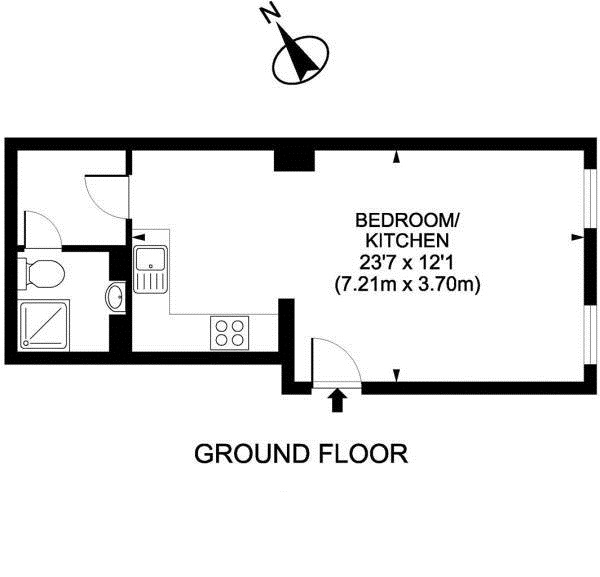
#> input picture dataset/newyork/test/44777104.jpg, 600 x 577 px
$ python preprocess.py dataset/newyork/test/44777104.jpg
#> lines starting #> are read from the running program, lines starting #| are printed output that depends on the picture; after the words box and inside, x2 and y2 are one past the last pixel; in counts of white or black regions, pixels touching at a corner belong together
import cv2
import numpy as np


def order_points(pts: np.ndarray) -> np.ndarray:
    """Return points ordered as top-left, top-right, bottom-right, bottom-left."""
    rect = np.zeros((4, 2), dtype="float32")
    s = pts.sum(axis=1)
    rect[0] = pts[np.argmin(s)]
    rect[2] = pts[np.argmax(s)]
    diff = np.diff(pts, axis=1)
    rect[1] = pts[np.argmin(diff)]
    rect[3] = pts[np.argmax(diff)]
    return rect


def four_point_transform(image: np.ndarray, pts: np.ndarray) -> np.ndarray:
    rect = order_points(pts)
    (tl, tr, br, bl) = rect
    widthA = np.linalg.norm(br - bl)
    widthB = np.linalg.norm(tr - tl)
    maxWidth = int(max(widthA, widthB))
    heightA = np.linalg.norm(tr - br)
    heightB = np.linalg.norm(tl - bl)
    maxHeight = int(max(heightA, heightB))
    dst = np.array(
        [[0, 0], [maxWidth - 1, 0], [maxWidth - 1, maxHeight - 1], [0, maxHeight - 1]],
        dtype="float32",
    )
    # Use RANSAC to obtain a robust homography in case corners are noisy.
    M, _ = cv2.findHomography(rect, dst, method=cv2.RANSAC)
    warped = cv2.warpPerspective(image, M, (maxWidth, maxHeight))
    return warped


def detect_document_corners(image: np.ndarray) -> np.ndarray | None:
    gray = cv2.cvtColor(image, cv2.COLOR_BGR2GRAY)
    gray = cv2.GaussianBlur(gray, (5, 5), 0)
    edged = cv2.Canny(gray, 75, 200)
    cnts, _ = cv2.findContours(edged, cv2.RETR_EXTERNAL, cv2.CHAIN_APPROX_SIMPLE)
    if not cnts:
        return None
    cnts = sorted(cnts, key=cv2.contourArea, reverse=True)
    for c in cnts:
        peri = cv2.arcLength(c, True)
        approx = cv2.approxPolyDP(c, 0.02 * peri, True)
        if len(approx) == 4:
            return approx.reshape(4, 2)
    return None


def detect_corners_hough(image: np.ndarray) -> np.ndarray | None:
    gray = cv2.cvtColor(image, cv2.COLOR_BGR2GRAY)
    edges = cv2.Canny(gray, 50, 150, apertureSize=3)
    lines = cv2.HoughLinesP(edges, 1, np.pi / 180, 100, minLineLength=100, maxLineGap=10)
    if lines is None:
        return None
    points = []
    for line in lines:
        x1, y1, x2, y2 = line[0]
        points.extend([(x1, y1), (x2, y2)])
    points = np.array(points, dtype=np.float32)
    if len(points) < 4:
        return None
    # Use k-means to cluster endpoints into four groups representing corners.
    criteria = (cv2.TERM_CRITERIA_EPS + cv2.TERM_CRITERIA_MAX_ITER, 100, 0.2)
    _, labels, centers = cv2.kmeans(points, 4, None, criteria, 10, cv2.KMEANS_PP_CENTERS)
    centers = centers.astype(np.float32)
    return order_points(centers)


def perspective_correction(image: np.ndarray) -> np.ndarray:
    corners = detect_document_corners(image)
    if corners is None:
        corners = detect_corners_hough(image)
    if corners is None:
        return image
    return four_point_transform(image, corners)


def denoise_and_enhance(image: np.ndarray) -> np.ndarray:
    gray = cv2.cvtColor(image, cv2.COLOR_BGR2GRAY)
    bilateral = cv2.bilateralFilter(gray, d=9, sigmaColor=75, sigmaSpace=75)
    clahe = cv2.createCLAHE(clipLimit=2.0, tileGridSize=(8, 8))
    enhanced = clahe.apply(bilateral)
    thresh = cv2.adaptiveThreshold(
        enhanced, 255, cv2.ADAPTIVE_THRESH_GAUSSIAN_C, cv2.THRESH_BINARY, 35, 5
    )
    kernel = np.ones((3, 3), np.uint8)
    opened = cv2.morphologyEx(thresh, cv2.MORPH_OPEN, kernel, iterations=1)
    closed = cv2.morphologyEx(opened, cv2.MORPH_CLOSE, kernel, iterations=1)
    return closed


def remove_furniture(binary: np.ndarray) -> np.ndarray:
    inv = 255 - binary
    kernel = cv2.getStructuringElement(cv2.MORPH_RECT, (3, 3))
    cleaned = cv2.morphologyEx(inv, cv2.MORPH_OPEN, kernel, iterations=1)
    num_labels, labels, stats, _ = cv2.connectedComponentsWithStats(cleaned, connectivity=8)
    for i in range(1, num_labels):
        area = stats[i, cv2.CC_STAT_AREA]
        w = stats[i, cv2.CC_STAT_WIDTH]
        h = stats[i, cv2.CC_STAT_HEIGHT]
        aspect = w / float(h)
        if 100 < area < 1000 and 0.3 < aspect < 3.0:
            x, y, width, height, _ = stats[i]
            cv2.rectangle(inv, (x, y), (x + width, y + height), 0, -1)
    result = 255 - inv
    result = cv2.morphologyEx(result, cv2.MORPH_CLOSE, kernel, iterations=1)
    return result


def preprocess_floorplan(image_path: str, output_path: str | None = None) -> np.ndarray:
#> called with image_path = 'dataset/newyork/test/44777104.jpg'
    image = cv2.imread(image_path)
#> image is the input picture: shape (577, 600, 3); min 0, max 255, mean 232.2
    if image is None:
        raise ValueError(f"Could not read image at {image_path}")
    corrected = perspective_correction(image)
#> in detect_document_corners, `gray = cv2.GaussianBlur(gray, (5, 5), 0)`:
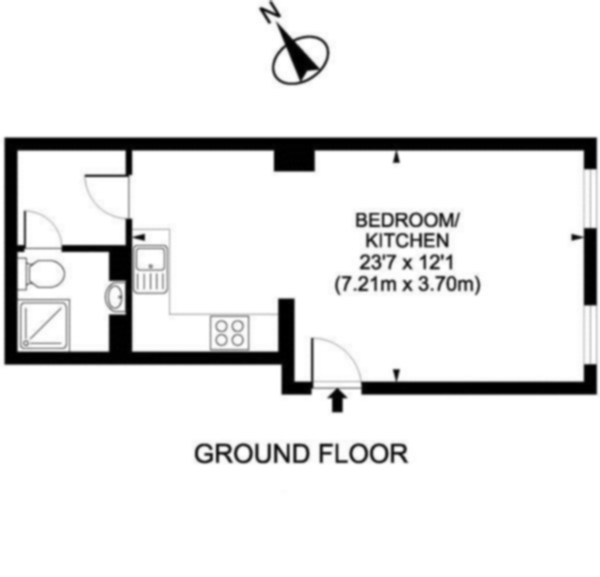
#> gray: shape (577, 600); min 0, max 255, mean 232.2
#> in detect_document_corners, `edged = cv2.Canny(gray, 75, 200)`:
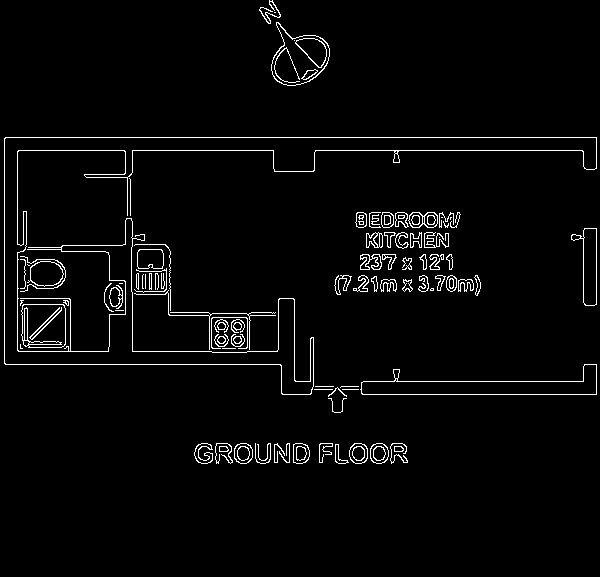
#> edged: shape (577, 600); 3% white in thin lines or dots, all inside (x1, y1, x2, y2) = (4, 0, 597, 464)
#> in detect_document_corners, `cnts, _ = cv2.findContours(edged, cv2.RETR_EXTERNAL, cv2.CHAIN_APPROX_..`: cnts = 94 contours, 46 with area under 20; largest, box (x1, y1, x2, y2) and area: (4, 137, 597, 395) 19623, (360, 364, 597, 395) 3326, (271, 22, 330, 86) 2316, (21, 304, 66, 348) 1828, (571, 228, 597, 306) 1036
#> the loop in detect_document_corners, `for c in cnts:` made 4 passes
#> peri on passes 1 to 3: 3660.4, 556.4, 217.7
#> (peri, approx) on pass 4: (171.5, [[23, 304], [23, 344], [63, 346], [64, 305]])
#> in perspective_correction, `corners = detect_document_corners(image)`: corners = [[23, 304], [23, 344], [63, 346], [64, 305]]
#> in order_points, `s = pts.sum(axis=1)`: s = [327, 367, 409, 369]
#> in order_points, `diff = np.diff(pts, axis=1)`: diff = [281, 321, 283, 241]
#> in four_point_transform, `rect = order_points(pts)`: rect = [[23, 304], [64, 305], [63, 346], [23, 344]]
#> in four_point_transform, `(tl, tr, br, bl) = rect`: tl = [23, 304]; tr = [64, 305]; br = [63, 346]; bl = [23, 344]
#> in four_point_transform, `widthA = np.linalg.norm(br - bl)`: widthA = 40.05
#> in four_point_transform, `widthB = np.linalg.norm(tr - tl)`: widthB = 41.01
#> in four_point_transform, `maxWidth = int(max(widthA, widthB))`: maxWidth = 41
#> in four_point_transform, `heightA = np.linalg.norm(tr - br)`: heightA = 41.01
#> in four_point_transform, `heightB = np.linalg.norm(tl - bl)`: heightB = 40
#> in four_point_transform, `maxHeight = int(max(heightA, heightB))`: maxHeight = 41
#> in four_point_transform, `dst = np.array( [[0, 0], [maxWidth - 1, 0], [maxWidth - 1, maxHeight -..`: dst = [[0, 0], [40, 0], [40, 40], [0, 40]]
#> in four_point_transform, `M, _ = cv2.findHomography(rect, dst, method=cv2.RANSAC)`: M = [[0.859, -1.83e-17, -19.76], [-0.0204, 0.837, -254.1], [0.000562, -0.00051, 1]]
#> in four_point_transform, `warped = cv2.warpPerspective(image, M, (maxWidth, maxHeight))`:
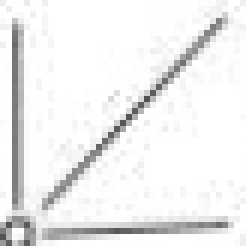
#> warped: shape (41, 41, 3) (shown 6 times larger); min 80, max 255, mean 238.6
    enhanced = denoise_and_enhance(corrected)
#> in denoise_and_enhance, `enhanced = clahe.apply(bilateral)`:
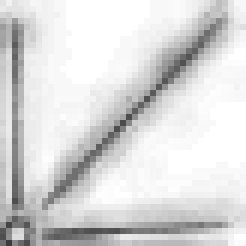
#> enhanced: shape (41, 41) (shown 6 times larger); min 60, max 255, mean 217
#> in denoise_and_enhance, `thresh = cv2.adaptiveThreshold( enhanced, 255, cv2.ADAPTIVE_THRESH_GAU..`: thresh: shape (41, 41); 72.9% white; 8 black regions (5 under 20 px), largest, box (x1, y1, x2, y2) and area: (7, 0, 39, 35) 231, (7, 33, 41, 41) 107, (0, 2, 6, 41) 103
#> in denoise_and_enhance, `opened = cv2.morphologyEx(thresh, cv2.MORPH_OPEN, kernel, iterations=1)`: opened: shape (41, 41); 70.1% white; 2 black regions, box (x1, y1, x2, y2) and area: (0, 2, 41, 41) 266, (7, 0, 41, 35) 237
#> in denoise_and_enhance, `closed = cv2.morphologyEx(opened, cv2.MORPH_CLOSE, kernel, iterations=1)`: closed: shape (41, 41); 74.2% white; 4 black regions, box (x1, y1, x2, y2) and area: (9, 0, 38, 32) 226, (24, 33, 41, 41) 97, (0, 36, 18, 41) 64, (0, 2, 6, 12) 46
    without_furniture = remove_furniture(enhanced)
#> in remove_furniture, `num_labels, labels, stats, _ = cv2.connectedComponentsWithStats(cleane..`:
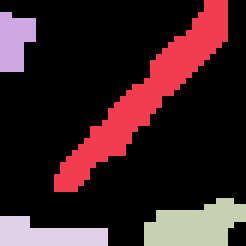
#> labels: shape (41, 41) int32 (shown 6 times larger); 5 distinct labels, from 0 to 4; one colour per label, 0 black
#> in remove_furniture, `num_labels, labels, stats, _ = cv2.connectedComponentsWithStats(cleane..`: num_labels = 5; stats = [[0, 0, 41, 41, 1248], [9, 0, 29, 32, 226], [0, 2, 6, 10, 46], [24, 33, 17, 8, 97], [0, 36, 18, 5, 64]]
#> the loop in remove_furniture, `for i in range(1, num_labels):` made 4 passes
#> (area, w, h, aspect, x, y, width, height) on pass 1: (226, 29, 32, 0.906, 9, 0, 29, 32)
#> (area, w, h, aspect) on passes 2 to 4: (46, 6, 10, 0.6), (97, 17, 8, 2.12), (64, 18, 5, 3.6)
#> after the loop in remove_furniture, `for i in range(1, num_labels):`:
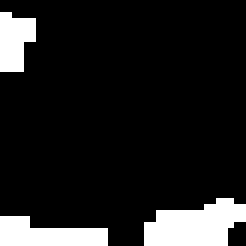
#> inv: shape (41, 41) (shown 6 times larger); 12.3% white; 3 white regions, box (x1, y1, x2, y2) and area: (24, 33, 41, 41) 97, (0, 36, 18, 41) 64, (0, 2, 6, 12) 46
    final = denoise_and_enhance(cv2.cvtColor(without_furniture, cv2.COLOR_GRAY2BGR))
#> in denoise_and_enhance (call 2), `bilateral = cv2.bilateralFilter(gray, d=9, sigmaColor=75, sigmaSpace=75)`:
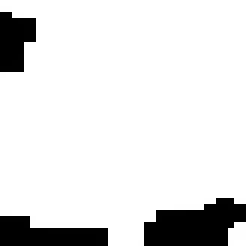
#> bilateral: shape (41, 41) (shown 6 times larger); min 0, max 255, mean 223.6
    if output_path is not None:
        cv2.imwrite(output_path, final)
    return final


if __name__ == "__main__":
    import argparse

    parser = argparse.ArgumentParser(description="Preprocess floorplan image")
    parser.add_argument("input", help="Path to input floorplan image")
    parser.add_argument("-o", "--output", help="Path to save preprocessed image")
    args = parser.parse_args()
    preprocess_floorplan(args.input, args.output)

$ run again, on dataset/newyork/test/45740533.jpg
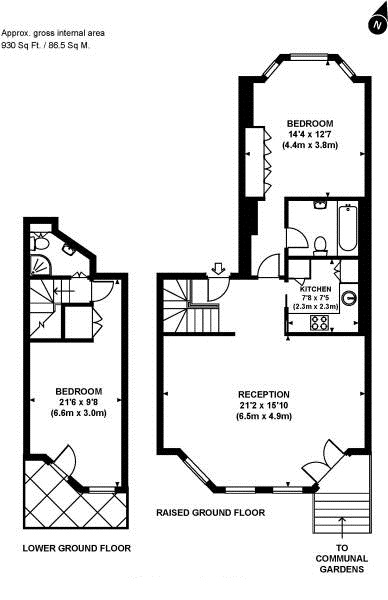
#> input picture dataset/newyork/test/45740533.jpg, 388 x 600 px
#> in preprocess_floorplan, image is the input picture: shape (600, 388, 3); min 0, max 255, mean 227.8
#> in detect_document_corners, `edged = cv2.Canny(gray, 75, 200)`:
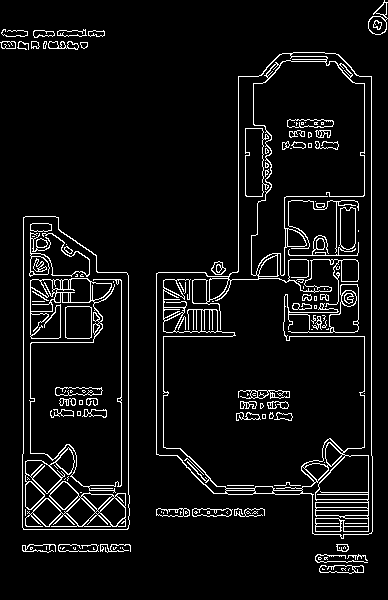
#> edged: shape (600, 388); 6.3% white in thin lines or dots
#> cnts = 39 contours, 23 with area under 20; largest, box (x1, y1, x2, y2) and area: (156, 52, 373, 539) 76449, (22, 216, 130, 530) 30182, (368, 0, 388, 35) 368, (192, 508, 233, 517) 255, (156, 508, 190, 517) 220
#> the loop in detect_document_corners, `for c in cnts:` made 2 passes
#> peri on pass 1: 1356.2
#> corners = [[25, 216], [22, 527], [127, 529], [128, 275]]
#> s = [241, 549, 656, 403]
#> diff = [191, 505, 402, 147]
#> rect = [[25, 216], [128, 275], [127, 529], [22, 527]]
#> tl = [25, 216]; tr = [128, 275]; br = [127, 529]; bl = [22, 527]
#> widthA = 105
#> widthB = 118.7
#> maxWidth = 118
#> heightA = 254
#> heightB = 311
#> dst = [[0, 0], [117, 0], [117, 310], [0, 310]]
#> M = [[0.89, 0.00858, -24.1], [-0.557, 0.973, -196.1], [-0.00174, 3.66e-05, 1]]
#> thresh: shape (311, 118); 71.5% white; 18 black regions (6 under 20 px), largest, box (x1, y1, x2, y2) and area: (0, 0, 118, 311) 9536, (31, 148, 84, 171) 351, (68, 172, 90, 185) 143
#> opened: shape (311, 118); 69.6% white; 8 black regions (1 under 20 px), largest, box (x1, y1, x2, y2) and area: (0, 0, 118, 311) 10196, (31, 148, 84, 171) 388, (62, 172, 90, 186) 186
#> closed: shape (311, 118); 72.2% white; 29 black regions (2 under 20 px), largest, box (x1, y1, x2, y2) and area: (0, 0, 118, 311) 8218, (31, 149, 84, 170) 383, (35, 220, 55, 248) 172
#> labels: shape (311, 118) int32; 30 distinct labels, from 0 to 29
#> num_labels = 30; stats = 30 rows, first 6: [2, 0, 114, 311, 26493], [0, 0, 118, 311, 8218], [10, 5, 15, 11, 101], [36, 10, 11, 6, 42], [80, 33, 14, 16, 86], [69, 37, 3, 8, 24]
#> the loop in remove_furniture, `for i in range(1, num_labels):` made 29 passes
#> (area, w, h, aspect, x, y, width, height) on passes 2, 11, 15, 21, 25, 28: (101, 15, 11, 1.36, 10, 5, 15, 11), (383, 53, 21, 2.52, 31, 149, 53, 21), (137, 20, 11, 1.82, 70, 173, 20, 11), (172, 20, 28, 0.714, 35, 220, 20, 28), (119, 19, 19, 1, 17, 271, 19, 19), (114, 22, 20, 1.1, 66, 280, 22, 20)
#> image: shape (311, 118, 3); 75.3% white; 22 black regions (4 under 20 px), largest, box (x1, y1, x2, y2) and area: (0, 0, 118, 311) 8211, (20, 69, 32, 83) 91, (80, 33, 94, 49) 86
#> in denoise_and_enhance (call 2), `bilateral = cv2.bilateralFilter(gray, d=9, sigmaColor=75, sigmaSpace=75)`:
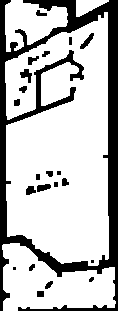
#> bilateral: shape (311, 118); min 0, max 255, mean 192.1
#> opened: shape (311, 118); 75.3% white; 19 black regions (4 under 20 px), largest, box (x1, y1, x2, y2) and area: (0, 0, 118, 311) 8350, (26, 184, 51, 195) 148, (80, 33, 94, 49) 86
